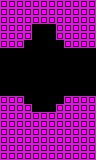

Rendered tile map (Tiled .tmx) drawn with the repository's tilesets; below, a short description and the map source with its tile grids summarised:
An orthogonal 12x20 tile map with 8x8 px tiles, 1 tile layer (main) and 1 object (laser).

<map version="1.0" orientation="orthogonal" renderorder="right-down" width="12" height="20" tilewidth="8" tileheight="8" nextobjectid="45">
 <properties>
  <property name="L" type="int" value="2" />
  <property name="R" type="int" value="2" />
  <property name="type" value="tunnel" />
 </properties>
 <tileset firstgid="1" name="tiles" tilewidth="8" tileheight="8" tilecount="24" columns="6">
  <image source="../../../images/tiles.png" width="48" height="32" />
  <tile id="1">
   <properties>
    <property name="type" value="open" />
   </properties>
  </tile>
 </tileset>
 <layer name="main" width="12" height="20">
  <data>[240 cells, 149 non-empty, 1 distinct tile ids]</data>
 </layer>
 <objectgroup name="objects" />
 <objectgroup name="hazards">
  <object id="42" type="laser" gid="2" x="40" y="32" width="8" height="8" />
 </objectgroup>
</map>
